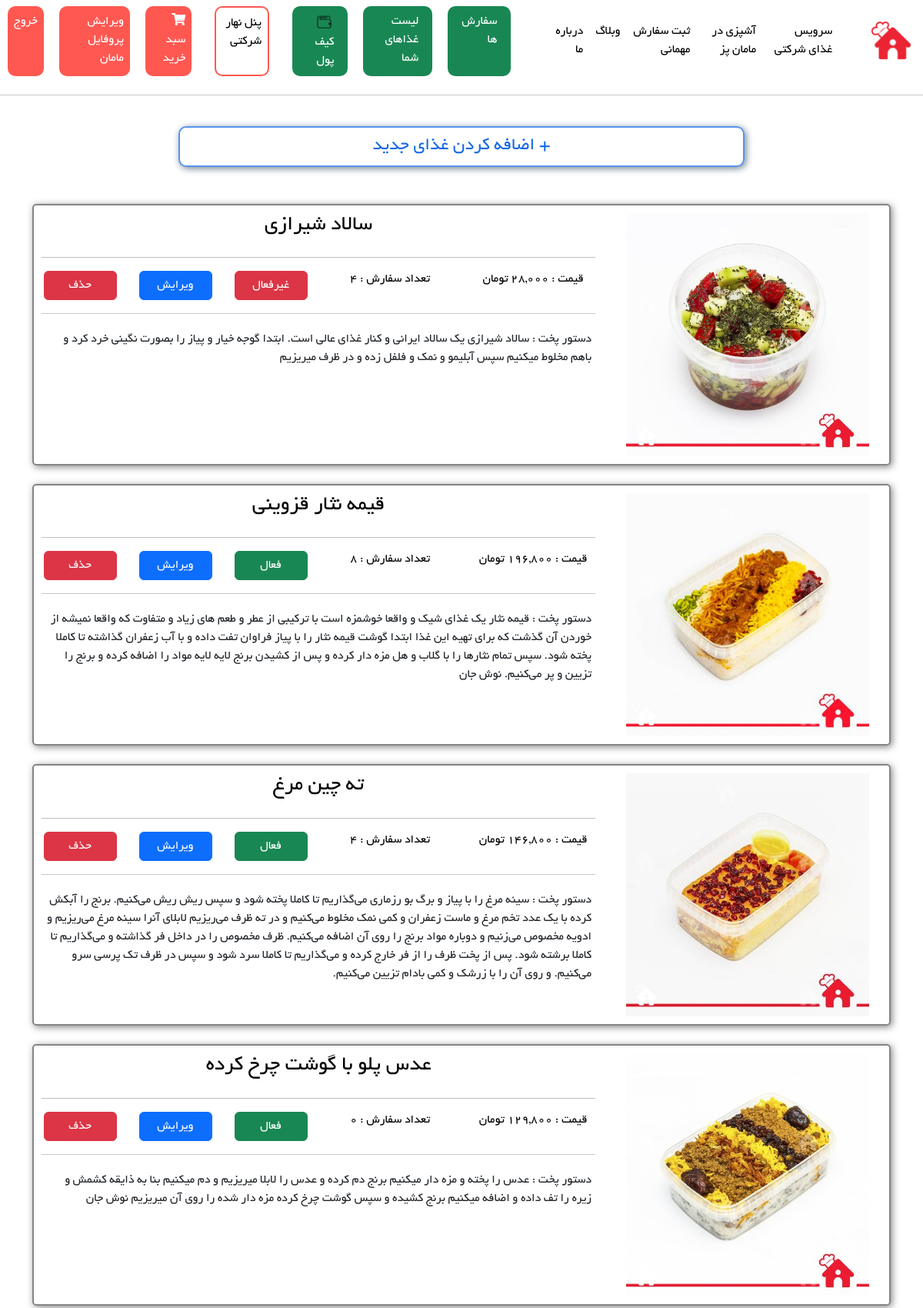
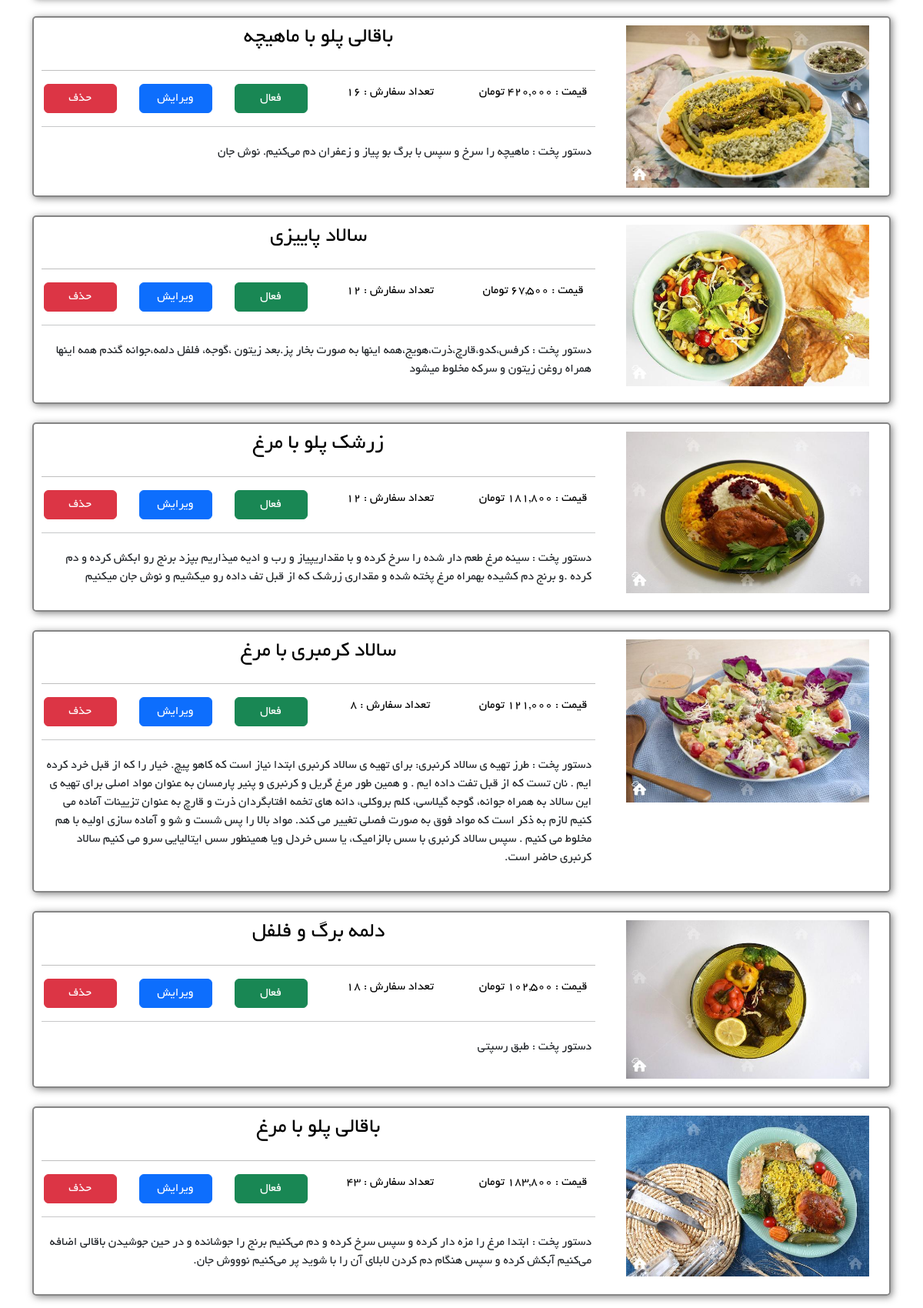
The page /foods/PerMomFoodsList (signed in, upper part) on the database its author committed (2 pictures, top to bottom).
### Food/models.py (models this page shows, shortened)
class FoodsModel(models.Model):
    mom = models.ForeignKey(MomsModel, on_delete=models.CASCADE)
    food_name = models.CharField(max_length=100)
    food_price = models.IntegerField()
    food_recipe = models.CharField(max_length=500)
    food_order = models.IntegerField(editable=False, default=0)
    food_photo = models.ImageField(upload_to='foods_picture')
    is_active = models.BooleanField(default=True)
    class Meta:
        db_table = 'Foods'
        verbose_name = 'Food'
        verbose_name_plural = 'Foods'

### Food/views.py (the view)
# urls.py: path('PerMomFoodsList', views.PerMomFoodsList, name='PerMomFoodsList'),
def PerMomFoodsList(request):
    foodsList: FoodsModel = FoodsModel.objects.filter(mom__user_id=request.user.id).order_by('-id')
    context = {
        "foodsList": foodsList,
    }
    return render(request, 'Food/PerMomFoodsList.html', context)

### Food/templates/Food/PerMomFoodsList.html
{% extends 'base/layout.html' %}
{% load static %}
{% load humanize %}
{% block HeaderLinks %}
    <link rel="stylesheet" href="{% static 'css/Moms/PerMomFoodsList-style.css' %}">
{% endblock %}
{% block main %}
    <div class="row text-center">
        <div class="col-2"></div>
        <div class="col-8">
            <a href="{% url 'addFood' %}">
                <div id="addNewFood">
                    <h4>+ اضافه کردن غذای جدید</h4>
                </div>
            </a>
        </div>
        <div class="col-2"></div>
    </div>
    <br/>
    <br/>
    {% for food in foodsList %}
        <div class="row">
            <div class="col-md-12">
                <a class="food-box-link" href="">
                    <div class="food-box">
                        <div class="row text-center">
                            <div class="col-md-4">
                                <img class="food-img" src="{{ food.food_photo.url }}"/>
                            </div>
                            <div class="col-md-8">
                                <div class="row">
                                    <div class="col-md-12">
                                        <h3>{{ food.food_name }}</h3>
                                    </div>
                                </div>
                                <hr/>
                                <div class="row d-flex align-items-center">
                                    <div class="col-md-3">
                                        <p>قیمت : {{ food.food_price|intcomma }} تومان</p>
                                    </div>
                                    <div class="col-md-3">
                                        <p>تعداد سفارش : {{ food.food_order }}</p>
                                    </div>
                                    <div class="col-md-2">
                                        {% if food.is_active %}
                                            <a class="btn btn-success">فعال</a>
                                        {% else %}
                                            <a class="btn btn-danger">غیرفعال</a>
                                        {% endif %}
                                    </div>
                                    <div class="col-md-2">
                                        <a href="{% url 'UpdateFood' food_id=food.id %}" class="btn btn-primary">ویرایش</a>
                                    </div>
                                    <div class="col-md-2">
                                        <a href="{% url 'RemoveFood' food_id=food.id %}" class="btn btn-danger">حذف</a>
                                    </div>
                                </div>
                                <hr>
                                <div class="row" style="height: 50%">
                                    <div class="col-md-12">
                                        <div class="food-recipe">
                                            <p> دستور پخت : {{ food.food_recipe }}</p>
                                        </div>
                                    </div>
                                </div>
                            </div>
                        </div>
                    </div>
                </a>
            </div>
        </div>
        <br/>
    {% endfor %}
{% endblock %}

### static/css/base/layout-style.css (style rules this page uses)
body { font-family: 'Yekan'; direction: rtl; }
body { direction: rtl; }
a { text-decoration: none; color: black; }
body { margin-bottom: 100px; }

### static/css/Moms/PerMomFoodsList-style.css (style rules this page uses)
#addNewFood { border: 2px solid rgba(12, 99, 228, 0.69); border-radius: 10px; box-shadow: 2px 2px 10px slategray; color: rgba(12, 99, 228, 0.96); }
#addNewFood h4 { margin: 0; padding: 10px; }
.food-box { border: 2px solid rgba(128, 128, 128, 0.96); border-radius: 5px; padding: 10px ; box-shadow: 2px 2px 10px rgba(70, 70, 70, 0.65); }
.food-box-link { display: contents; }
.food-img { width: 85%; }
.food-recipe { padding: 5px; }
.food-recipe p { text-align: right; width: 100%; }
.btn { width: 95px; }

### rows shown on the page
FoodsModel: food_photo (picture), food_name "سالاد شیرازی", food_price "28,000", food_order "4", is_active "غیرفعال", food_recipe "سالاد شیرازی یک سالاد ایرانی و کنار غذای عالی است. ابتدا گوجه خیار و پیاز را بصورت نگینی خرد کرد و باهم مخلوط میکنیم سپس آبلیمو و نمک و فلفل زده و در ظرف میریزیم"
FoodsModel: food_photo (picture), food_name "قیمه نثار قزوینی", food_price "196,800", food_order "8", is_active "فعال", food_recipe "قیمه نثار یک غذای شیک و واقعا خوشمزه است با ترکیبی از عطر و طعم های زیاد و متفاوت که واقعا نمیشه از خوردن آن گذشت که برای تهیه این غذا ابتدا گوشت قیمه نثار را با پیاز فراوان تفت داده و با آب زعفران گذاشته تا کاملا پخته شود. سپس تمام نثارها را با گلاب و هل مزه دار کرده و پس از کشیدن برنج لایه لایه مواد را اضافه کرده و برنج را تزیین و پر می‌کنیم. نوش جان"
FoodsModel: food_photo (picture), food_name "ته چین مرغ", food_price "146,800", food_order "4", is_active "فعال", food_recipe "سینه مرغ را با پیاز و برگ بو رزماری می‌گذاریم تا کاملا پخته شود و سپس ریش ریش می‌کنیم. برنج را آبکش کرده با یک عدد تخم مرغ و ماست زعفران و کمی نمک مخلوط می‌کنیم و در ته ظرف می‌ریزیم لابلای آنرا سینه مرغ می‌ریزیم و ادویه مخصوص می‌زنیم و دوباره مواد برنج را روی آن اضافه می‌کنیم. ظرف مخصوص را در داخل فر گذاشته و می‌گذاریم تا کاملا برشته شود. پس از پخت ظرف را از فر خارج کرده و می‌گذاریم تا کاملا سرد شود و سپس در ظرف تک پرسی سرو می‌کنیم. و روی آن را با زرشک و کمی بادام تزیین می‌کنیم."
FoodsModel: food_photo (picture), food_name "عدس پلو با گوشت چرخ کرده", food_price "129,800", food_order "0", is_active "فعال", food_recipe "عدس را پخته و مزه دار میکنیم برنج دم‌ کرده و عدس را لابلا میریزیم و دم میکنیم بنا به ذایقه کشمش و زیره را تف داده و اضافه میکنیم برنج کشیده و سپس گوشت چرخ کرده مزه دار شده را روی آن میریزیم نوش جان"
FoodsModel: food_photo (picture), food_name "باقالی پلو با ماهیچه", food_price "420,000", food_order "16", is_active "فعال", food_recipe "ماهیچه را سرخ و سپس با برگ بو پیاز و زعفران دم می‌کنیم. نوش جان"
FoodsModel: food_photo (picture), food_name "سالاد پاییزی", food_price "67,500", food_order "12", is_active "فعال", food_recipe "کرفس،کدو،قارچ،ذرت،هویج،همه اینها به صورت بخار پز.بعد زیتون ،گوجه، فلفل دلمه،جوانه گندم همه اینها همراه روغن زیتون و سرکه مخلوط میشود"
FoodsModel: food_photo (picture), food_name "زرشک پلو با مرغ", food_price "181,800", food_order "12", is_active "فعال", food_recipe "سینه مرغ طعم دار شده را سرخ کرده و با مقداریپیاز و رب و ادیه میذاریم بپزد برنج رو ابکش کرده و دم کرده .و برنج دم کشیده بهمراه مرغ پخته شده و مقداری زرشک که از قبل تف داده رو میکشیم و نوش جان میکنیم"
FoodsModel: food_photo (picture), food_name "سالاد کرمبری با مرغ", food_price "121,000", food_order "8", is_active "فعال", food_recipe "طرز تهیه ی سالاد کرنبری: برای تهیه ی سالاد کرنبری ابتدا نیاز است که کاهو پیچ. خیار را که از قبل خرد کرده ایم . نان تست که از قبل تفت داده ایم . و همین طور مرغ گریل و کرنبری و پنیر پارمسان به عنوان مواد اصلی برای تهیه ی این سالاد به همراه جوانه، گوجه گیلاسی، کلم بروکلی، دانه های تخمه افتابگردان ذرت و قارچ به عنوان تزیینات آماده می کنیم لازم به ذکر است که مواد فوق به صورت فصلی تغییر می کند. مواد بالا را پس شست و شو و آماده سازی اولیه با هم مخلوط می کنیم . سپس سالاد کرنبری با سس بالزامیک، یا سس خردل ویا همینطور سس ایتالیایی سرو می کنیم سالاد کرنبری حاضر است."
FoodsModel: food_photo (picture), food_name "دلمه برگ و فلفل", food_price "102,500", food_order "18", is_active "فعال", food_recipe "طبق رسپتی"
FoodsModel: food_photo (picture), food_name "باقالی پلو با مرغ", food_price "183,800", food_order "43", is_active "فعال", food_recipe "ابتدا مرغ را مزه دار کرده و سپس سرخ کرده و دم می‌کنیم برنج را جوشانده و در حین جوشیدن باقالی اضافه می‌کنیم آبکش کرده و سپس هنگام دم کردن لابلای آن‌ را با شوید پر می‌کنیم نوووش جان."
